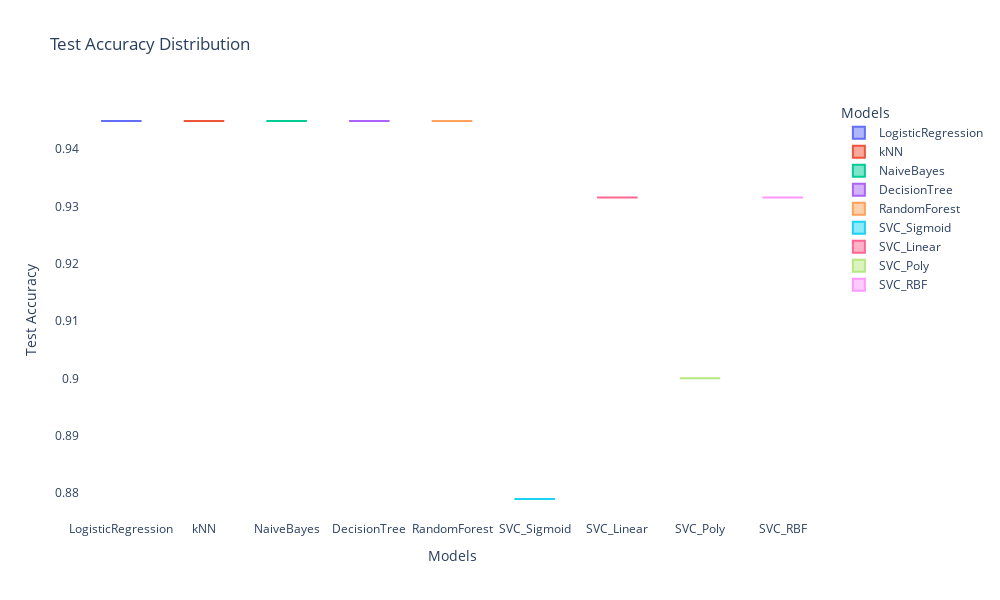

Notebook code for this chart:
### Code cell
# Example: Box plot for test accuracy
fig_test_accuracy_box = px.box(df_flattened, x='Model', y='test-accuracy', title='Test Accuracy Distribution',
                               labels={'test-accuracy': 'Test Accuracy', 'Model': 'Models'}, color='Model')

fig_test_accuracy_box.update_layout(width=1000, height=600, plot_bgcolor='white')
fig_test_accuracy_box.show()

### Figure 1 — Plotly figure (JSON) as saved in the notebook; plotly's stock layout.template omitted (floating-point values rounded to 4 significant figures)
{"data": [{"alignmentgroup": "True", "hovertemplate": "Models=%{x}<br>Test Accuracy=%{y}<extra></extra>", "legendgroup": "LogisticRegression", "marker": {"color": "#636efa"}, "name": "LogisticRegression", "notched": false, "offsetgroup": "LogisticRegression", "orientation": "v", "showlegend": true, "type": "box", "x": ["LogisticRegression"], "x0": " ", "xaxis": "x", "y": [0.9449], "y0": " ", "yaxis": "y"}, {"alignmentgroup": "True", "hovertemplate": "Models=%{x}<br>Test Accuracy=%{y}<extra></extra>", "legendgroup": "kNN", "marker": {"color": "#EF553B"}, "name": "kNN", "notched": false, "offsetgroup": "kNN", "orientation": "v", "showlegend": true, "type": "box", "x": ["kNN"], "x0": " ", "xaxis": "x", "y": [0.9449], "y0": " ", "yaxis": "y"}, {"alignmentgroup": "True", "hovertemplate": "Models=%{x}<br>Test Accuracy=%{y}<extra></extra>", "legendgroup": "NaiveBayes", "marker": {"color": "#00cc96"}, "name": "NaiveBayes", "notched": false, "offsetgroup": "NaiveBayes", "orientation": "v", "showlegend": true, "type": "box", "x": ["NaiveBayes"], "x0": " ", "xaxis": "x", "y": [0.9449], "y0": " ", "yaxis": "y"}, {"alignmentgroup": "True", "hovertemplate": "Models=%{x}<br>Test Accuracy=%{y}<extra></extra>", "legendgroup": "DecisionTree", "marker": {"color": "#ab63fa"}, "name": "DecisionTree", "notched": false, "offsetgroup": "DecisionTree", "orientation": "v", "showlegend": true, "type": "box", "x": ["DecisionTree"], "x0": " ", "xaxis": "x", "y": [0.9449], "y0": " ", "yaxis": "y"}, {"alignmentgroup": "True", "hovertemplate": "Models=%{x}<br>Test Accuracy=%{y}<extra></extra>", "legendgroup": "RandomForest", "marker": {"color": "#FFA15A"}, "name": "RandomForest", "notched": false, "offsetgroup": "RandomForest", "orientation": "v", "showlegend": true, "type": "box", "x": ["RandomForest"], "x0": " ", "xaxis": "x", "y": [0.9449], "y0": " ", "yaxis": "y"}, {"alignmentgroup": "True", "hovertemplate": "Models=%{x}<br>Test Accuracy=%{y}<extra></extra>", "legendgroup": "SVC_Sigmoid", "marker": {"color": "#19d3f3"}, "name": "SVC_Sigmoid", "notched": false, "offsetgroup": "SVC_Sigmoid", "orientation": "v", "showlegend": true, "type": "box", "x": ["SVC_Sigmoid"], "x0": " ", "xaxis": "x", "y": [0.8789], "y0": " ", "yaxis": "y"}, {"alignmentgroup": "True", "hovertemplate": "Models=%{x}<br>Test Accuracy=%{y}<extra></extra>", "legendgroup": "SVC_Linear", "marker": {"color": "#FF6692"}, "name": "SVC_Linear", "notched": false, "offsetgroup": "SVC_Linear", "orientation": "v", "showlegend": true, "type": "box", "x": ["SVC_Linear"], "x0": " ", "xaxis": "x", "y": [0.9316], "y0": " ", "yaxis": "y"}, {"alignmentgroup": "True", "hovertemplate": "Models=%{x}<br>Test Accuracy=%{y}<extra></extra>", "legendgroup": "SVC_Poly", "marker": {"color": "#B6E880"}, "name": "SVC_Poly", "notched": false, "offsetgroup": "SVC_Poly", "orientation": "v", "showlegend": true, "type": "box", "x": ["SVC_Poly"], "x0": " ", "xaxis": "x", "y": [0.9], "y0": " ", "yaxis": "y"}, {"alignmentgroup": "True", "hovertemplate": "Models=%{x}<br>Test Accuracy=%{y}<extra></extra>", "legendgroup": "SVC_RBF", "marker": {"color": "#FF97FF"}, "name": "SVC_RBF", "notched": false, "offsetgroup": "SVC_RBF", "orientation": "v", "showlegend": true, "type": "box", "x": ["SVC_RBF"], "x0": " ", "xaxis": "x", "y": [0.9316], "y0": " ", "yaxis": "y"}], "layout": {"boxmode": "overlay", "height": 600, "legend": {"title": {"text": "Models"}, "tracegroupgap": 0}, "plot_bgcolor": "white", "title": {"text": "Test Accuracy Distribution"}, "width": 1000, "xaxis": {"anchor": "y", "categoryarray": ["LogisticRegression", "kNN", "NaiveBayes", "DecisionTree", "RandomForest", "SVC_Sigmoid", "SVC_Linear", "SVC_Poly", "SVC_RBF"], "categoryorder": "array", "domain": [0, 1], "title": {"text": "Models"}}, "yaxis": {"anchor": "x", "domain": [0, 1], "title": {"text": "Test Accuracy"}}}}
